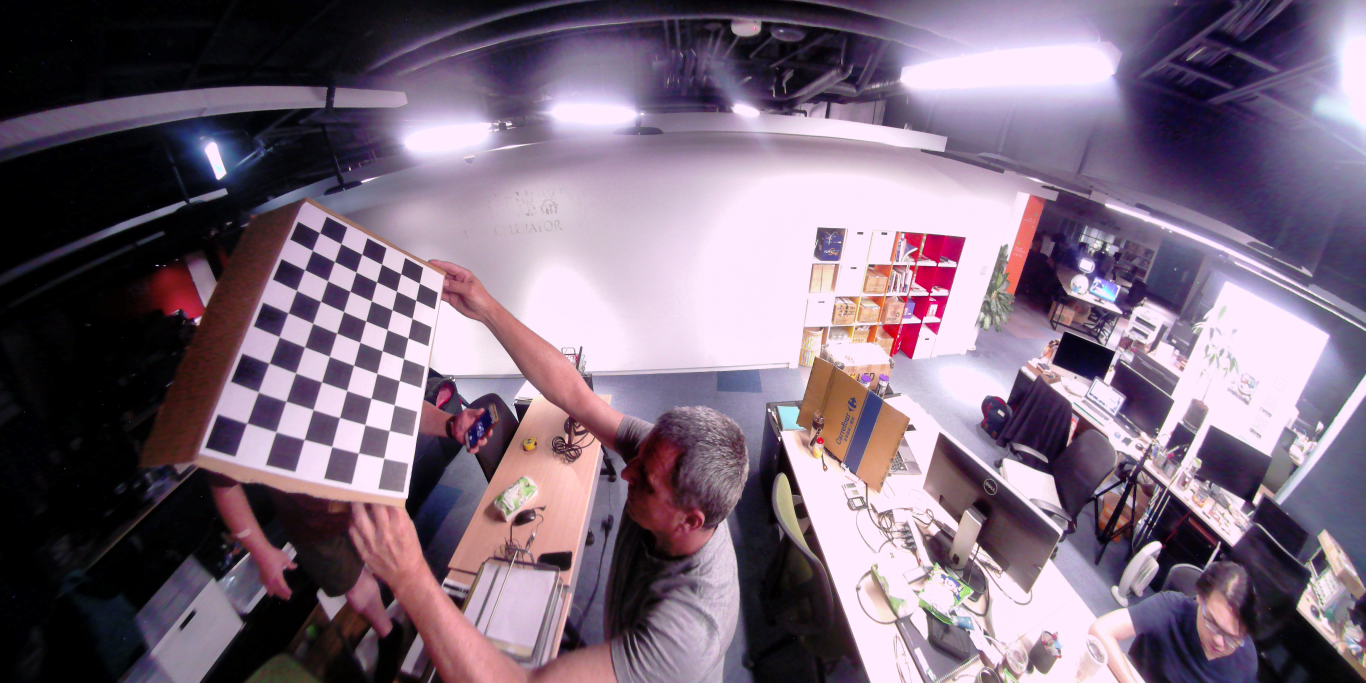
#> input picture 3_5/C1image00001.jpg, 4096 x 2048 px (shown at 1/3 size)
$ python extract_coor.py --image ../3_5/C1image00001.jpg
#> lines starting #> are read from the running program, lines starting #| are printed output that depends on the picture; long printed decimals are rounded
import cv2
import numpy as np
import imutils
import argparse
class CoordinateStore:
    def __init__(self,args,ratio):
        self.points = []
        self.ratio = ratio
        self.args = args

    def select_point(self,event,x,y,flags,param):
        if event == cv2.EVENT_LBUTTONDBLCLK:
            if args.resized:
                cv2.circle(img,(int(x*self.ratio),int(y*self.ratio)),10,(255,0,0),-1)
                self.points.append([int(x*self.ratio),int(y*self.ratio)])
            else:
                cv2.circle(img,(x,y),30,(255,0,0),-1)
                self.points.append([x,y])

    def save_pts(self,pts,args):
        """ save manual extract homographic points to src_pts.yml dst_pts.yml in homograph_pts folder """
        if args.src:
            path = 'homograph_pts/src_pts.yml'
            cv_file = cv2.FileStorage(path, cv2.FILE_STORAGE_WRITE)
            cv_file.write("src_pts", pts)
        elif args.dst:
            path = 'homograph_pts/dst_pts.yml'
            cv_file = cv2.FileStorage(path, cv2.FILE_STORAGE_WRITE)
            cv_file.write("dst_pts",pts)
        # note you *release* you don't close() a FileStorage object
        cv_file.release()
        print("file saved")

def main(args):
    global img
    img = cv2.imread('{image}'.format(image=args.image))
#> img is the input picture: shape (2048, 4096, 3); mean B, G, R 123.2, 106, 123.2
    resized = imutils.resize(img,width=1080)
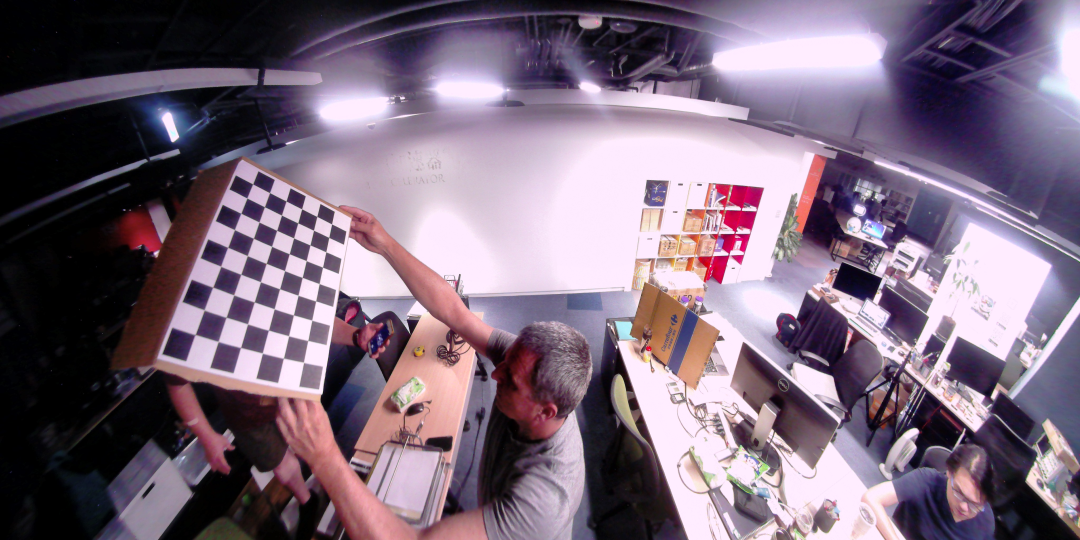
#> resized: shape (540, 1080, 3); mean B, G, R 123.2, 106, 123.2
    resized_ratio = img.shape[1]/resized.shape[1]
#> resized_ratio = 3.79
    print("resized ratio: ",img.shape[1]/resized.shape[1])
#| resized ratio:  3.793

    #instantiate class
    coordinateStore1 = CoordinateStore(args,resized_ratio)
    cv2.namedWindow('image')
    cv2.setMouseCallback('image',coordinateStore1.select_point)

    while(1):
        if args.resized:
            cv2.imshow('image',resized)
        else:
            cv2.imshow('image',img)
        k = cv2.waitKey(20) & 0xFF
#> (key q is pressed here)
        if k == ord('q'):
            break
    cv2.destroyAllWindows()

    print("Selected Coordinates: ",np.array(coordinateStore1.points))
#| Selected Coordinates:  []
    if args.src or args.dst:
        coordinateStore1.save_pts(np.array(coordinateStore1.points),args)

if __name__ == "__main__":
    parser = argparse.ArgumentParser(description="src_pts or dst_pts")
    parser.add_argument("--image",type=str,required=True,help="chose image from images/")
    parser.add_argument("--resized",action="store_true",required=False,help='resize window')
    parser.add_argument("--src",action="store_true",required=False,help="src_pts true")
    parser.add_argument("--dst",action="store_true",required=False,help="dst_pts true")
    args = parser.parse_args()
    main(args)

$ run again, on 3_5/C1image00008.jpg
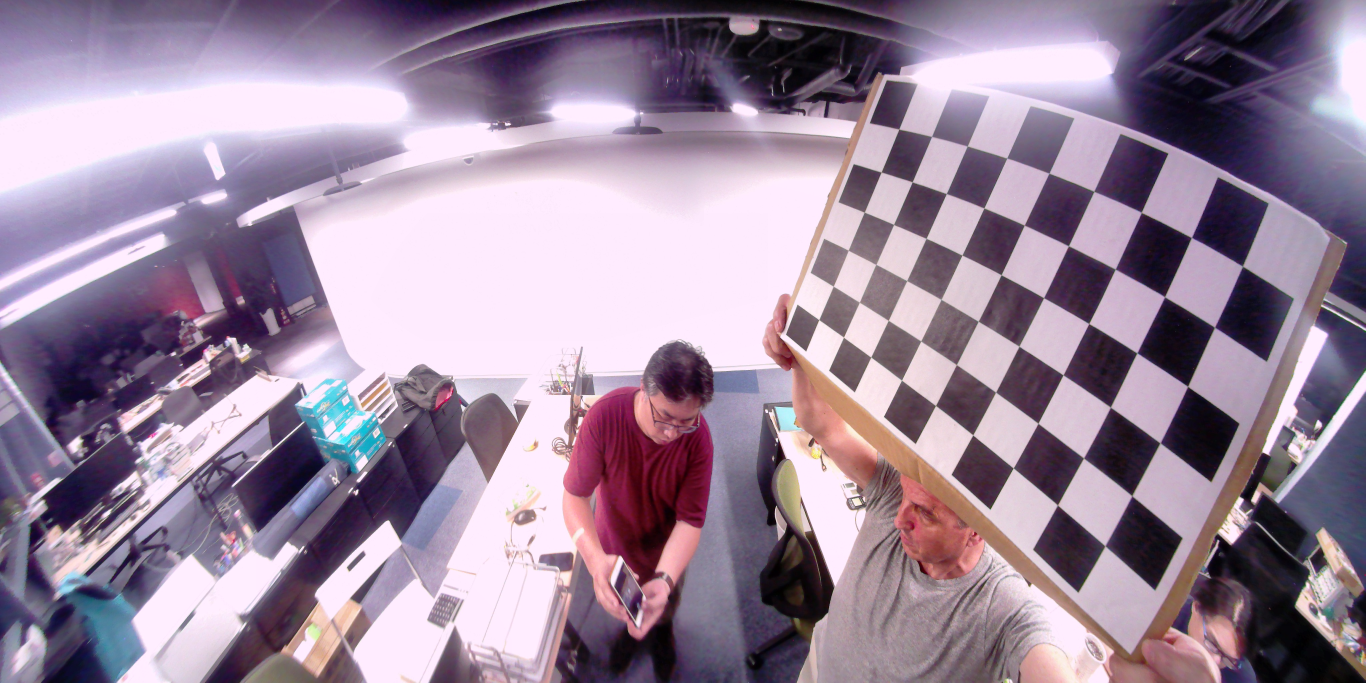
#> input picture 3_5/C1image00008.jpg, 4096 x 2048 px (shown at 1/3 size)
#> in main, img is the input picture: shape (2048, 4096, 3); mean B, G, R 155.5, 135.2, 153.9
#> in main, `resized = imutils.resize(img,width=1080)`:
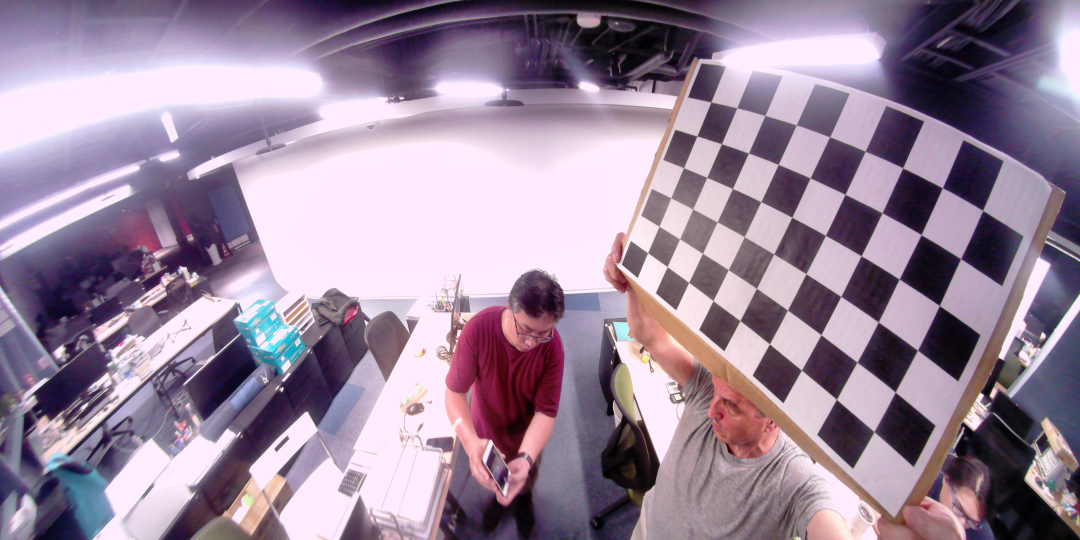
#> resized: shape (540, 1080, 3); mean B, G, R 155.5, 135.2, 153.9
#| resized ratio:  3.793
#| Selected Coordinates:  []
